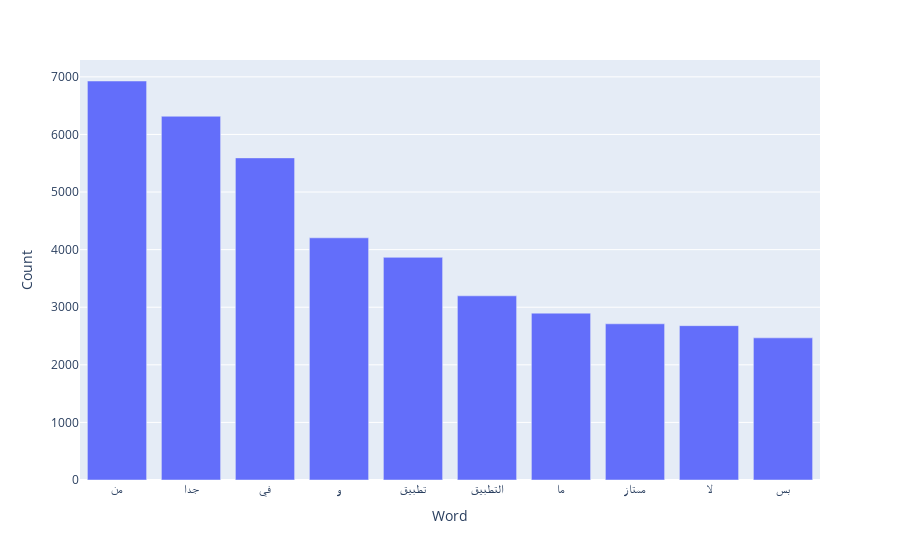

Notebook cell for this chart:
### Code cell
fig = px.bar(MostFrequentWordDF1, x='Word', y='Count')
fig.show()

### Figure 1 — Plotly figure (JSON) as saved in the notebook; plotly's stock layout.template omitted (floating-point values rounded to 4 significant figures)
{"data": [{"alignmentgroup": "True", "hovertemplate": "Word=%{x}<br>Count=%{y}<extra></extra>", "legendgroup": "", "marker": {"color": "#636efa", "pattern": {"shape": ""}}, "name": "", "offsetgroup": "", "orientation": "v", "showlegend": false, "textposition": "auto", "type": "bar", "x": ["من", "جدا", "في", "و", "تطبيق", "التطبيق", "ما", "ممتاز", "لا", "بس"], "xaxis": "x", "y": [6928, 6316, 5593, 4205, 3866, 3198, 2897, 2712, 2680, 2468], "yaxis": "y"}], "layout": {"barmode": "relative", "legend": {"tracegroupgap": 0}, "margin": {"t": 60}, "xaxis": {"anchor": "y", "domain": [0, 1], "title": {"text": "Word"}}, "yaxis": {"anchor": "x", "domain": [0, 1], "title": {"text": "Count"}}}}
